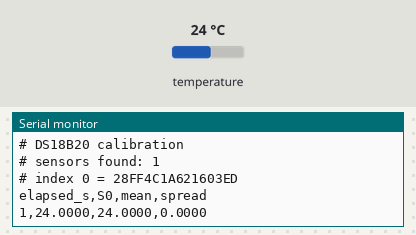
Bench run of a sketch on a simulated Arduino Uno, built with avr-gcc and run on an emulated ATmega328P. On the bench: the last lines printed to the serial monitor. Inputs (shaded band) come from the test bench; at power-on: temperature 24 °C.

Above: at 1.7 s.
1.8 s: temperature set to 12 °C
At 5.0 s:
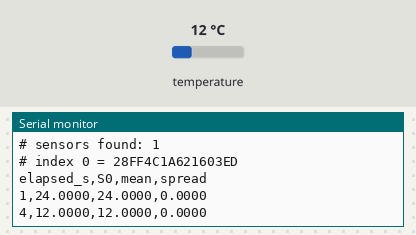
5.5 s: temperature set to 19 °C
At 8.3 s:
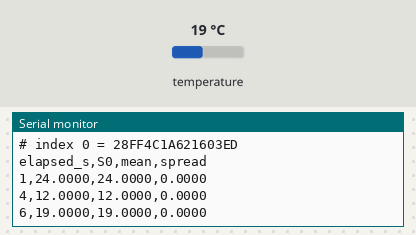
Timing chart, 0 to 9.8 s (numbered marks = the images above; inputs shaded):
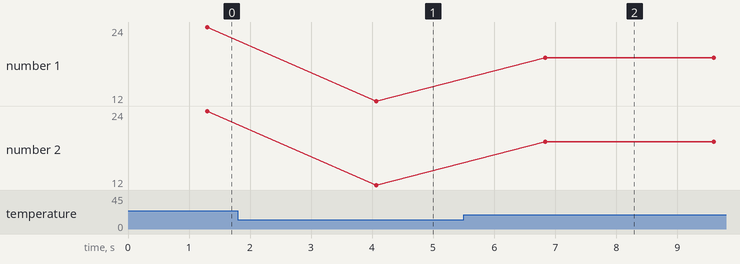

Measured:
- after the input at 1.8 s, the serial monitor: prints a new line after 2.3 s (image 1)
- after the input at 5.5 s, the serial monitor: prints a new line after 1.3 s (image 2)
- plotted number 1: 24 → 12 after the input at 1.8 s, 12 → 19 after the input at 5.5 s
- plotted number 2: 24 → 12 after the input at 1.8 s, 12 → 19 after the input at 5.5 s

The sketch:

ds18b20_calibrate.ino
```cpp
/*
 * DS18B20 calibration sketch - ISEF 26 PCM project
 *
 * Prints every sensor on the bus, by unique address, every 2 s.
 * Bundle all sensor tips together so they are at the SAME temperature,
 * then read at three reference points (see the calibration protocol).
 *
 * Wiring: all sensors parallel on D2, 4.7k pull-up from D2 to 5V.
 * No RTC needed for calibration.
 */

#include <OneWire.h>
#include <DallasTemperature.h>

const int ONE_WIRE_BUS = 2;
OneWire oneWire(ONE_WIRE_BUS);
DallasTemperature sensors(&oneWire);

int nDevices = 0;

void printAddress(DeviceAddress a) {
  for (uint8_t i = 0; i < 8; i++) {
    if (a[i] < 16) Serial.print('0');
    Serial.print(a[i], HEX);
  }
}

void setup() {
  Serial.begin(9600);
  delay(500);
  sensors.begin();
  sensors.setResolution(12);          // 0.0625 C
  nDevices = sensors.getDeviceCount();

  Serial.println(F("# DS18B20 calibration"));
  Serial.print(F("# sensors found: "));
  Serial.println(nDevices);

  if (nDevices == 0) {
    Serial.println(F("# NONE FOUND - check the 4.7k pull-up between D2 and 5V"));
  }

  // print the address map once, so you can label each physical probe
  DeviceAddress addr;
  for (int i = 0; i < nDevices; i++) {
    if (sensors.getAddress(addr, i)) {
      Serial.print(F("# index "));
      Serial.print(i);
      Serial.print(F(" = "));
      printAddress(addr);
      Serial.println();
    }
  }

  // CSV header
  Serial.print(F("elapsed_s"));
  for (int i = 0; i < nDevices; i++) {
    Serial.print(F(",S"));
    Serial.print(i);
  }
  Serial.println(F(",mean,spread"));
}

void loop() {
  sensors.requestTemperatures();

  float sum = 0, lo = 999, hi = -999;
  Serial.print(millis() / 1000);

  for (int i = 0; i < nDevices; i++) {
    float t = sensors.getTempCByIndex(i);
    Serial.print(',');
    Serial.print(t, 4);               // 4 dp - do not round during calibration
    sum += t;
    if (t < lo) lo = t;
    if (t > hi) hi = t;
  }

  if (nDevices > 0) {
    Serial.print(',');
    Serial.print(sum / nDevices, 4);
    Serial.print(',');
    Serial.print(hi - lo, 4);         // spread = worst sensor-to-sensor disagreement
  }
  Serial.println();

  delay(2000);
}
```
